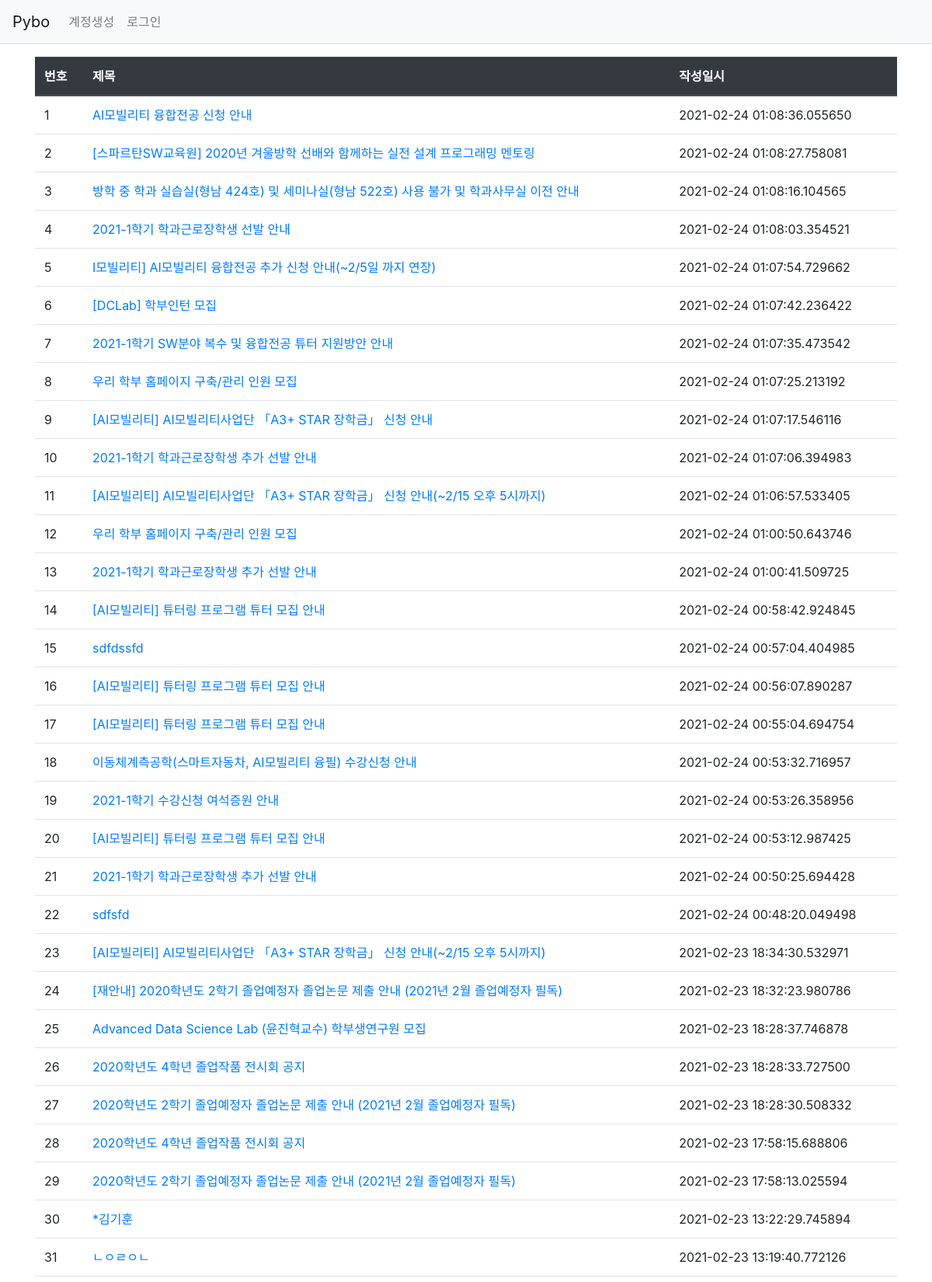
Page /question/list/ (upper part) on the committed database.
### pybo/models.py (models this page shows)
class Question(db.Model):
    id = db.Column(db.Integer, primary_key=True)
    subject = db.Column(db.String(200), nullable=False)
    content = db.Column(db.Text(), nullable=False)
    create_date = db.Column(db.DateTime(), nullable=False)

### pybo/views/question_views.py (the view)
@bp.route('/list/')
def _list():
    question_list = Question.query.order_by(Question.create_date.desc())
    return render_template('question/question_list.html', question_list=question_list)

### pybo/templates/question/question_list.html (shortened to what this page needs)
{% extends 'base.html' %}
{% block content %}
<div class="container my-3">
    <table class="table">
        <thead>
        <tr class="thead-dark">
            <th>번호</th>
            <th>제목</th>
            <th>작성일시</th>
        </tr>
        </thead>
        <tbody>
        {% if question_list %}
        {% for question in question_list %}
        <tr>
            <td>{{ loop.index }}</td>
            <td>
                <a href="{{ url_for('question.detail', question_id=question.id) }}">{{ question.subject }}</a>
            </td>
            <td>{{ question.create_date }}</td>
        </tr>
        {% endfor %}
        {% else %}
        <tr>
            <td colspan="3">질문이 없습니다.</td>
        </tr>
        {% endif %}
        </tbody>
    </table>
</div>
{% endblock %}

### rows in the picture
Question: subject "AI모빌리티 융합전공 신청 안내", create_date "2021-02-24 01:08:36.055650"
Question: subject "[스파르탄SW교육원] 2020년 겨울방학 선배와 함께하는 실전 설계 프로그래밍 멘토링", create_date "2021-02-24 01:08:27.758081"
Question: subject "방학 중 학과 실습실(형남 424호) 및 세미나실(형남 522호) 사용 불가 및 학과사무실 이전 안내", create_date "2021-02-24 01:08:16.104565"
Question: subject "2021-1학기 학과근로장학생 선발 안내", create_date "2021-02-24 01:08:03.354521"
Question: subject "I모빌리티] AI모빌리티 융합전공 추가 신청 안내(~2/5일 까지 연장)", create_date "2021-02-24 01:07:54.729662"
Question: subject "[DCLab] 학부인턴 모집", create_date "2021-02-24 01:07:42.236422"
Question: subject "2021-1학기 SW분야 복수 및 융합전공 튜터 지원방안 안내", create_date "2021-02-24 01:07:35.473542"
Question: subject "우리 학부 홈페이지 구축/관리 인원 모집", create_date "2021-02-24 01:07:25.213192"
Question: subject "[AI모빌리티] AI모빌리티사업단 「A3+ STAR 장학금」 신청 안내", create_date "2021-02-24 01:07:17.546116"
Question: subject "2021-1학기 학과근로장학생 추가 선발 안내", create_date "2021-02-24 01:07:06.394983"
Question: subject "[AI모빌리티] AI모빌리티사업단 「A3+ STAR 장학금」 신청 안내(~2/15 오후 5시까지)", create_date "2021-02-24 01:06:57.533405"
Question: subject "우리 학부 홈페이지 구축/관리 인원 모집", create_date "2021-02-24 01:00:50.643746"
Question: subject "2021-1학기 학과근로장학생 추가 선발 안내", create_date "2021-02-24 01:00:41.509725"
Question: subject "[AI모빌리티] 튜터링 프로그램 튜터 모집 안내", create_date "2021-02-24 00:58:42.924845"
Question: subject "sdfdssfd", create_date "2021-02-24 00:57:04.404985"
Question: subject "[AI모빌리티] 튜터링 프로그램 튜터 모집 안내", create_date "2021-02-24 00:56:07.890287"
Question: subject "[AI모빌리티] 튜터링 프로그램 튜터 모집 안내", create_date "2021-02-24 00:55:04.694754"
Question: subject "이동체계측공학(스마트자동차, AI모빌리티 융필) 수강신청 안내", create_date "2021-02-24 00:53:32.716957"
Question: subject "2021-1학기 수강신청 여석증원 안내", create_date "2021-02-24 00:53:26.358956"
Question: subject "[AI모빌리티] 튜터링 프로그램 튜터 모집 안내", create_date "2021-02-24 00:53:12.987425"
Question: subject "2021-1학기 학과근로장학생 추가 선발 안내", create_date "2021-02-24 00:50:25.694428"
Question: subject "sdfsfd", create_date "2021-02-24 00:48:20.049498"
Question: subject "[AI모빌리티] AI모빌리티사업단 「A3+ STAR 장학금」 신청 안내(~2/15 오후 5시까지)", create_date "2021-02-23 18:34:30.532971"
Question: subject "[재안내] 2020학년도 2학기 졸업예정자 졸업논문 제출 안내 (2021년 2월 졸업예정자 필독)", create_date "2021-02-23 18:32:23.980786"
Question: subject "Advanced Data Science Lab (윤진혁교수) 학부생연구원 모집", create_date "2021-02-23 18:28:37.746878"
Question: subject "2020학년도 4학년 졸업작품 전시회 공지", create_date "2021-02-23 18:28:33.727500"
Question: subject "2020학년도 2학기 졸업예정자 졸업논문 제출 안내 (2021년 2월 졸업예정자 필독)", create_date "2021-02-23 18:28:30.508332"
Question: subject "2020학년도 4학년 졸업작품 전시회 공지", create_date "2021-02-23 17:58:15.688806"
Question: subject "2020학년도 2학기 졸업예정자 졸업논문 제출 안내 (2021년 2월 졸업예정자 필독)", create_date "2021-02-23 17:58:13.025594"
Question: subject "*김기훈", create_date "2021-02-23 13:22:29.745894"
Question: subject "ㄴㅇㄹㅇㄴ", create_date "2021-02-23 13:19:40.772126"
